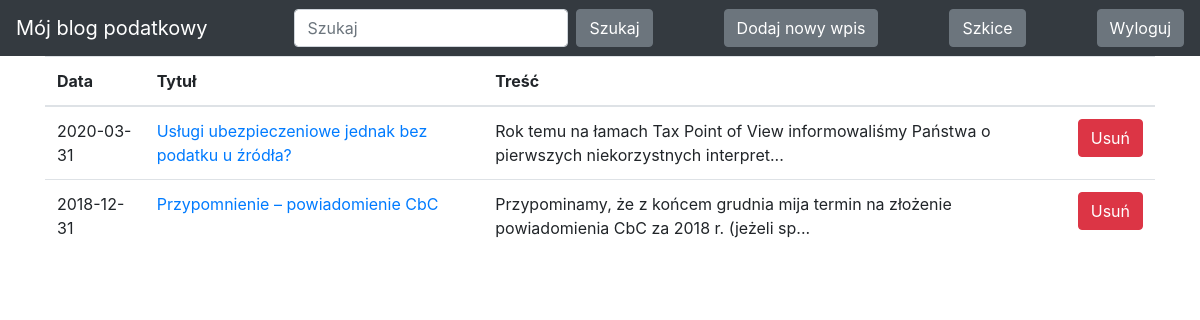
Page /drafts/ (signed in) on the committed database.
### blog/models.py (models this page shows)
class Entry(db.Model):
    id = db.Column(db.Integer, primary_key=True)
    title = db.Column(db.String(80), nullable=False)
    body = db.Column(db.Text, nullable=False)
    pub_date = db.Column(db.DateTime, nullable=False,
                         default=datetime.datetime.utcnow)
    is_published = db.Column(db.Boolean, default=False)
    category = db.Column(db.String(80), nullable=False)

### blog/routes.py (the view)
@app.route('/drafts/', methods=['GET'])
@login_required
def list_drafts():
    drafts = Entry.query.filter_by(is_published=False).order_by(Entry.pub_date.desc())
    return render_template("drafts.html", drafts=drafts)

### blog/routes.py (called while the page is built)
def login_required(view_func):
    @functools.wraps(view_func)
    def check_permissions(*args, **kwargs):
        if session.get('logged_in'):
            return view_func(*args, **kwargs)
        return redirect(url_for('login', next=request.path))
    return check_permissions

### blog/templates/drafts.html (shortened to what this page needs)
<!DOCTYPE html>
<html lang="en">
{% extends "base.html" %}
{% block content %}
<table class="table">
  <thead>
    <tr>
      <th scope="col">Data</th>
      <th scope="col">Tytuł</th>
      <th scope="col">Treść</th>
      <th scope="col"></th>
    </tr>
  </thead>
    <tbody>
  {% for post in drafts %}
    <tr>
       <td>
           {{ post.pub_date.strftime('%Y-%m-%d') }}
       </td>
       <td>
           <a href="{{ url_for('edit_entry', entry_id=post.id) }}">
               {{ post.title }}
           </a>
       </td>
       <td>{{ post.body|truncate(100, true) }}</td>
        <td>
            <form action="{{ url_for('delete_draft', entry_id=post.id) }}" method="POST">
            <button class="btn btn-danger my-2 my-sm-0" type="submit">Usuń</button>
            </form>
        </td>
     </tr>
     {% endfor %}
   </tbody>
 </table>
{% endblock %}

### rows in the picture
Entry: pub_date "2020-03-31", title "Usługi ubezpieczeniowe jednak bez podatku u źródła?", body "Rok temu na łamach Tax Point of View informowaliśmy Państwa o pierwszych niekorzystnych interpret..."
Entry: pub_date "2018-12-31", title "Przypomnienie – powiadomienie CbC", body "Przypominamy, że z końcem grudnia mija termin na złożenie powiadomienia CbC za 2018 r. (jeżeli sp..."
